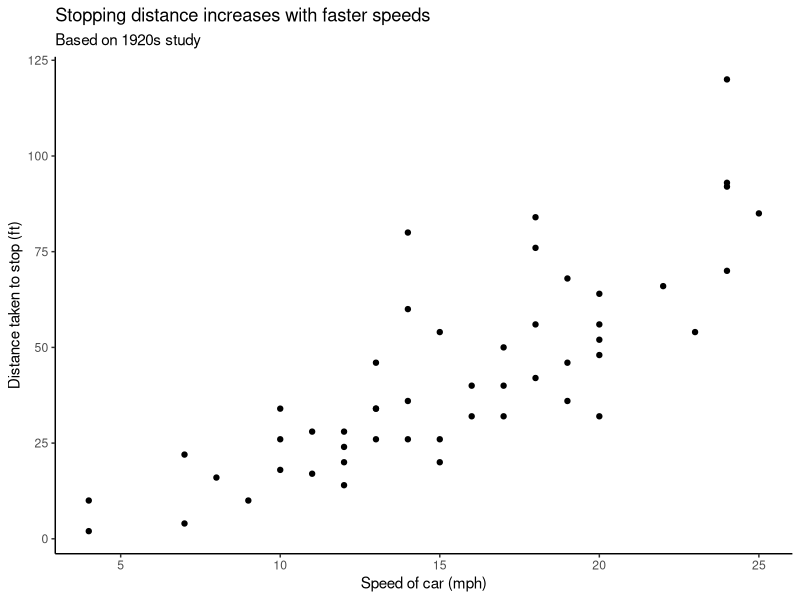

Reproduce this figure in R.
## ---- chunk 1
library(tidyverse)
library(kableExtra) # for example code; delete if not needed

# Set code chunk defaults 
knitr::opts_chunk$set(echo = FALSE, 
                      mesage = FALSE,
                      warning = FALSE,
                      fig.align = "center")

# Set R environment options
options(knitr.kable.NA = '')
## ---- chunk 2
summary(cars)
## ---- chunk 3
summary(cars) %>%
  kable(col.names = c("Speed", "Distance"),
        row.names = FALSE) %>%
  kable_styling(bootstrap_options = "striped",
                full_width = FALSE) %>%
  row_spec(0, bold = TRUE) %>%
  column_spec(1:2, width = "1.5in") 
## ---- chunk 4
ggplot(data = cars, aes(x = speed, y = dist)) + 
  geom_point() + 
  labs(x = "Speed of car (mph)",
       y = "Distance taken to stop (ft)",
       title = "Stopping distance increases with faster speeds",
       subtitle = "Based on 1920s study") +
  theme_classic()
## ---- chunk 5
knitr::include_graphics("https://media.giphy.com/media/H7ZrrA9V2pd3Tehdds/giphy.gif")
